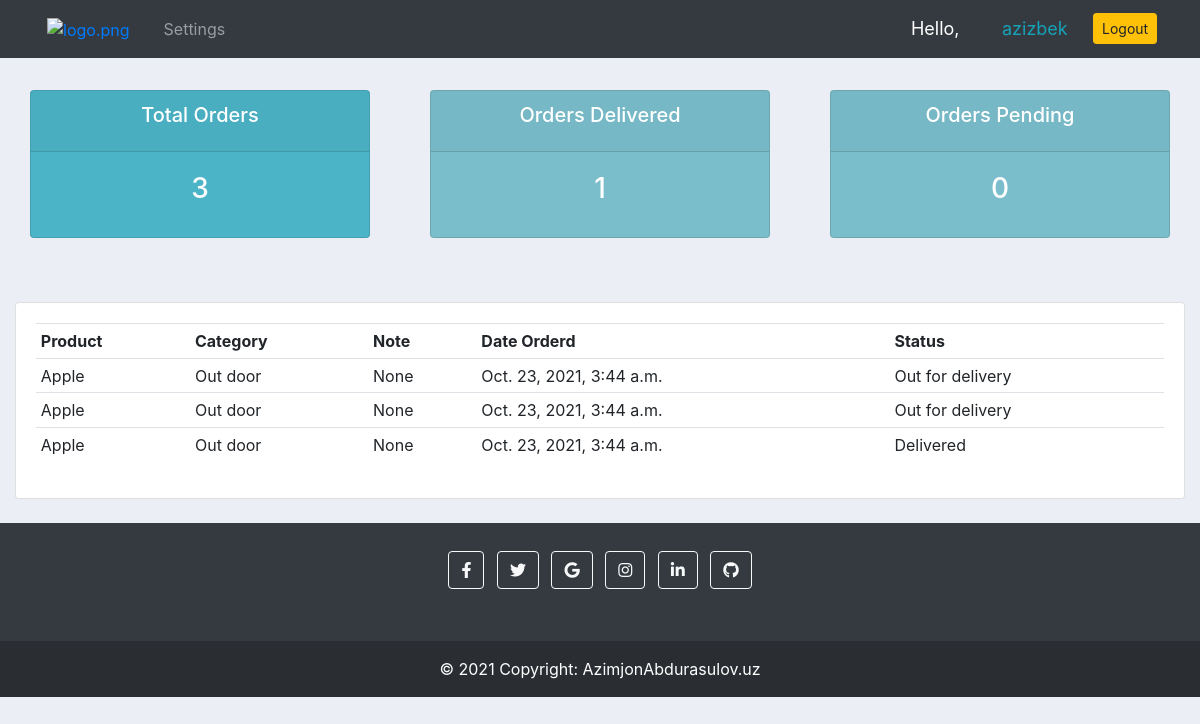
Screenshot of /user/ (signed in) with the database file from the repository.
### accounts/models.py (models this page shows, shortened)
class Order(models.Model):
    STATUS = (
        ('Pending', 'Pending'),
        ('Out for delivery', 'Out for delivery'),
        ('Delivered', 'Delivered'),
    )
    customer = models.ForeignKey(
        Customer,  null=True, on_delete=models.SET_NULL)
    product = models.ForeignKey(Product,  null=True, on_delete=models.SET_NULL)
    date_created = models.DateTimeField(auto_now_add=True, null=True)
    status = models.CharField(max_length=200, null=True, choices=STATUS)
    note = models.CharField(max_length=200, null=True)

class Product(models.Model):
    CATEGORY = (
        ('Indoor', 'Indoor'),
        ('Out door', 'Out door'),
    )
    name = models.CharField(max_length=200, null=True)
    price = models.FloatField(null=True)
    category = models.CharField(max_length=200, null=True, choices=CATEGORY)
    description = models.CharField(max_length=200, null=True, blank=True)
    date_created = models.DateTimeField(auto_now_add=True, null=True)
    tags = models.ManyToManyField(Tag)
    def __str__(self):
        return str(self.name)

### accounts/decorators.py (the view)
        def wrapper_func(request, *args, **kwargs):
            grup = None
            if request.user.groups.exists():
                grup = request.user.groups.all()[0].name
            if grup in allowed_roles:
                return view_func(request, *args, **kwargs)
            else:
                return HttpResponse('You are not authorzed to viw this page')

### accounts/views.py (called while the page is built)
@allowed_users(allowed_roles=['customer'])
@login_required(login_url='login')
def userPage(request):
    orders = request.user.customer.order_set.all()
    total_orders = orders.count()
    delivered = orders.filter(status="Delivered").count()
    panding = orders.filter(status="Pending").count()
    context = {
        'orders':orders,
        'total_orders': total_orders,
        'delivered': delivered,
        'panding': panding
    }
    return render(request, 'accounts/user.html', context)

### accounts/templates/accounts/user.html (shortened to what this page needs)
{% extends 'accounts/main.html' %}
{% block content %}
{% include 'accounts/status.html' %}
<br>
<div class="row mt-4">
    <div class="col-md">
        <div class="card card-body">
            <table class="table table-sm">
                <tr>
                    <th>Product</th>
                    <th>Category</th>
                    <th>Note</th>
                    <th>Date Orderd</th>
                    <th>Status</th>
                </tr>
                {% for order in orders %}
                <tr>
                    <td>{{ order.product }}</td>
                    <td>{{ order.product.category }}</td>
                    <td>{{ order.note }}</td>
                    <td>{{ order.date_created }}</td>
                    <td>{{ order.status }}</td>
                </tr>
                {% endfor %}
            </table>
        </div>
    </div>
</div>
{% endblock %}

### accounts/templates/accounts/navbar.html (shortened to what this page needs)
{% load static %}
<nav class="navbar navbar-expand-lg navbar-dark bg-dark">
    <div class="container-fluid">
        <a class="nav-link" href="{% url 'home' %}"><img class="logo" src="{% static '/images/logo.png' %}" id="logo"
                alt="logo.png"></a>
        <div class="collapse navbar-collapse" id="navbarNav">
            <ul class="navbar-nav">
                {% if request.user.is_staff %}
                <li class="nav-item active">
                    <a class="nav-link" href="{% url 'home' %}">Dashboard</a>
                </li>
                <li class="nav-item">
                    <a class="nav-link" href="{% url 'products' %}">Products</a>
                </li>
                {% else %}
                <li class="nav-item">
                    <a class="nav-link" href="{% url 'account' %}">Settings</a>
                </li>
                {% endif %}
            </ul>
        </div>
    </div>
    <span class="hello-msg">Hello,</span>
    <span class="hello-msg"><a class="btn-outline-info" href="">{{ request.user }}</a></span>
    <span class="hello-msg"><a class="btn btn-sm btn-warning" href="{% url 'logout' %}">Logout</a></span>
</nav>

### static/css/main.css (style rules this page uses)
body { background-color: #ebeff5; }
#logo { width: 60px; margin-right: 10px; }

### accounts/templates/accounts/navbar.html (style rules this page uses)
.hello-msg { width: 100px; font-size: 18px; color: #fff; margin-right: 15px; }

### rows the page displays
Order: product "Apple", product.category "Out door", note "None", date_created "Oct. 23, 2021, 3:44 a.m.", status "Out for delivery"
Order: product "Apple", product.category "Out door", note "None", date_created "Oct. 23, 2021, 3:44 a.m.", status "Out for delivery"
Order: product "Apple", product.category "Out door", note "None", date_created "Oct. 23, 2021, 3:44 a.m.", status "Delivered"

### other values shown
{{ request.user }} "azizbek"
{{ total_orders }} "3"
{{ delivered }} "1"
{{ panding }} "0"
